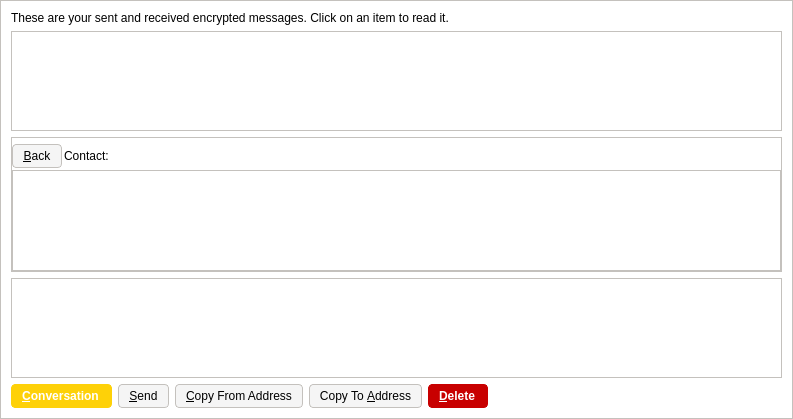
<?xml version="1.0" encoding="UTF-8"?>
<ui version="4.0">
 <class>MessagePage</class>
 <widget class="QWidget" name="MessagePage">
  <property name="geometry">
   <rect>
    <x>0</x>
    <y>0</y>
    <width>793</width>
    <height>419</height>
   </rect>
  </property>
  <property name="windowTitle">
   <string>Address Book</string>
  </property>
  <property name="styleSheet">
   <string notr="true">background-color: rgb(255, 255, 255);
border: 1px solid #c4c1bd;</string>
  </property>
  <layout class="QVBoxLayout" name="verticalLayout_2">
   <item>
    <widget class="QLabel" name="labelExplanation">
     <property name="styleSheet">
      <string notr="true">border: 0;</string>
     </property>
     <property name="text">
      <string>These are your sent and received encrypted messages. Click on an item to read it.</string>
     </property>
     <property name="textFormat">
      <enum>Qt::PlainText</enum>
     </property>
     <property name="wordWrap">
      <bool>true</bool>
     </property>
    </widget>
   </item>
   <item>
    <widget class="QTableView" name="tableView">
     <property name="contextMenuPolicy">
      <enum>Qt::CustomContextMenu</enum>
     </property>
     <property name="toolTip">
      <string>Click on a message to view it</string>
     </property>
     <property name="tabKeyNavigation">
      <bool>false</bool>
     </property>
     <property name="alternatingRowColors">
      <bool>true</bool>
     </property>
     <property name="selectionMode">
      <enum>QAbstractItemView::SingleSelection</enum>
     </property>
     <property name="selectionBehavior">
      <enum>QAbstractItemView::SelectRows</enum>
     </property>
     <property name="sortingEnabled">
      <bool>true</bool>
     </property>
     <attribute name="verticalHeaderVisible">
      <bool>false</bool>
     </attribute>
    </widget>
   </item>
   <item>
    <layout class="QVBoxLayout" name="verticalLayout">
     <item>
      <widget class="QGroupBox" name="messageDetails">
       <property name="title">
        <string/>
       </property>
       <layout class="QVBoxLayout" name="verticalLayout_4">
        <property name="spacing">
         <number>2</number>
        </property>
        <property name="leftMargin">
         <number>0</number>
        </property>
        <property name="topMargin">
         <number>6</number>
        </property>
        <property name="rightMargin">
         <number>0</number>
        </property>
        <property name="bottomMargin">
         <number>0</number>
        </property>
        <item>
         <layout class="QHBoxLayout" name="horizontalLayout_3">
          <item>
           <widget class="QPushButton" name="backButton">
            <property name="styleSheet">
             <string notr="true">background-color: rgb(245, 245, 245);
border-radius: 4px;
border: 1px solid #c4c1bd;
font-weight: 400;
padding: 4px;
padding-left: 10px;
padding-right: 10px;
icon-size: 0;</string>
            </property>
            <property name="text">
             <string>&amp;Back</string>
            </property>
            <property name="icon">
             <iconset resource="../bitcoin.qrc">
              <normaloff>:/icons/quit</normaloff>:/icons/quit</iconset>
            </property>
           </widget>
          </item>
          <item>
           <widget class="QLabel" name="labelContact">
            <property name="styleSheet">
             <string notr="true">border: 0;</string>
            </property>
            <property name="text">
             <string>Contact:</string>
            </property>
           </widget>
          </item>
          <item>
           <widget class="QLabel" name="contactLabel">
            <property name="styleSheet">
             <string notr="true">border: 0;</string>
            </property>
            <property name="text">
             <string/>
            </property>
           </widget>
          </item>
          <item>
           <spacer name="horizontalSpacer_3">
            <property name="orientation">
             <enum>Qt::Horizontal</enum>
            </property>
            <property name="sizeHint" stdset="0">
             <size>
              <width>40</width>
              <height>20</height>
             </size>
            </property>
           </spacer>
          </item>
         </layout>
        </item>
        <item>
         <widget class="QListView" name="listConversation">
          <property name="styleSheet">
           <string notr="true">#listConversation { color: #000000; }</string>
          </property>
         </widget>
        </item>
        <item>
         <layout class="QVBoxLayout" name="verticalLayout_3"/>
        </item>
       </layout>
      </widget>
     </item>
     <item>
      <widget class="MRichTextEdit" name="messageEdit" native="true">
       <property name="minimumSize">
        <size>
         <width>0</width>
         <height>100</height>
        </size>
       </property>
      </widget>
     </item>
     <item>
      <layout class="QHBoxLayout" name="horizontalLayout">
       <item>
        <widget class="QPushButton" name="newButton">
         <property name="styleSheet">
          <string notr="true">background-color: rgb(254, 209, 8);
color: rgb(255, 255, 255);
border-radius: 4px;
border-color:  rgb(254, 209, 8);
font-weight: 600;
padding: 4px;
padding-left: 10px;
padding-right: 12px;
icon-size: 0;</string>
         </property>
         <property name="text">
          <string>&amp;Conversation</string>
         </property>
         <property name="icon">
          <iconset resource="../bitcoin.qrc">
           <normaloff>:/icons/add</normaloff>:/icons/add</iconset>
         </property>
        </widget>
       </item>
       <item>
        <widget class="QPushButton" name="sendButton">
         <property name="toolTip">
          <string>Sign a message to prove you own a Boxy address</string>
         </property>
         <property name="styleSheet">
          <string notr="true">background-color: rgb(245, 245, 245);
border-radius: 4px;
border: 1px solid #c4c1bd;
font-weight: 400;
padding: 4px;
padding-left: 10px;
padding-right: 10px;
icon-size: 0;</string>
         </property>
         <property name="text">
          <string>&amp;Send</string>
         </property>
         <property name="icon">
          <iconset resource="../bitcoin.qrc">
           <normaloff>:/icons/send</normaloff>:/icons/send</iconset>
         </property>
        </widget>
       </item>
       <item>
        <widget class="QPushButton" name="copyFromAddressButton">
         <property name="toolTip">
          <string>Copy the currently selected address to the system clipboard</string>
         </property>
         <property name="styleSheet">
          <string notr="true">background-color: rgb(245, 245, 245);
border-radius: 4px;
border: 1px solid #c4c1bd;
font-weight: 400;
padding: 4px;
padding-left: 10px;
padding-right: 10px;
icon-size: 0;</string>
         </property>
         <property name="text">
          <string>&amp;Copy From Address</string>
         </property>
         <property name="icon">
          <iconset resource="../bitcoin.qrc">
           <normaloff>:/icons/editcopy</normaloff>:/icons/editcopy</iconset>
         </property>
        </widget>
       </item>
       <item>
        <widget class="QPushButton" name="copyToAddressButton">
         <property name="toolTip">
          <string>Copy the currently selected address to the system clipboard</string>
         </property>
         <property name="styleSheet">
          <string notr="true">background-color: rgb(245, 245, 245);
border-radius: 4px;
border: 1px solid #c4c1bd;
font-weight: 400;
padding: 4px;
padding-left: 10px;
padding-right: 10px;
icon-size: 0;</string>
         </property>
         <property name="text">
          <string>Copy To &amp;Address</string>
         </property>
         <property name="icon">
          <iconset resource="../bitcoin.qrc">
           <normaloff>:/icons/editcopy</normaloff>:/icons/editcopy</iconset>
         </property>
        </widget>
       </item>
       <item>
        <widget class="QPushButton" name="deleteButton">
         <property name="toolTip">
          <string>Delete the currently selected address from the list</string>
         </property>
         <property name="styleSheet">
          <string notr="true">background-color: #c80000;
color: rgb(255, 255, 255);
border-radius: 4px;
border-color:  #c80000;
font-weight: 600;
padding: 4px;
padding-left: 10px;
padding-right: 12px;
icon-size: 0;</string>
         </property>
         <property name="text">
          <string>&amp;Delete</string>
         </property>
         <property name="icon">
          <iconset resource="../bitcoin.qrc">
           <normaloff>:/icons/remove</normaloff>:/icons/remove</iconset>
         </property>
        </widget>
       </item>
       <item>
        <spacer name="horizontalSpacer">
         <property name="orientation">
          <enum>Qt::Horizontal</enum>
         </property>
         <property name="sizeHint" stdset="0">
          <size>
           <width>40</width>
           <height>20</height>
          </size>
         </property>
        </spacer>
       </item>
      </layout>
     </item>
    </layout>
   </item>
  </layout>
 </widget>
 <customwidgets>
  <customwidget>
   <class>MRichTextEdit</class>
   <extends>QWidget</extends>
   <header>mrichtextedit.h</header>
   <container>1</container>
  </customwidget>
 </customwidgets>
 <resources>
  <include location="../bitcoin.qrc"/>
 </resources>
 <connections/>
</ui>
